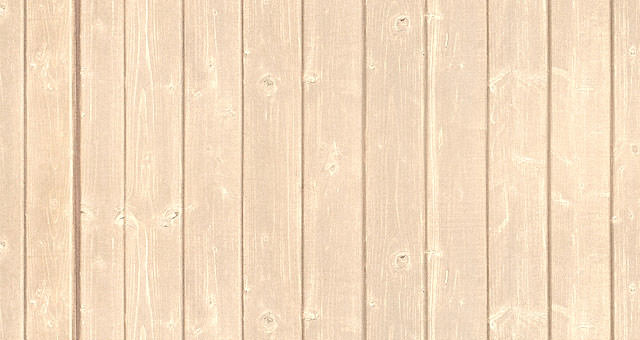
#> input picture vol5-4.png, 640 x 340 px
$ python color_kmeans.py --image vol5-4.png --clusters 3
#> lines starting #> are read from the running program, lines starting #| are printed output that depends on the picture
### utils.py
# importing necessary packages
import numpy as np
import cv2

def centroid_histogram(clt):
	# grab the number of different clusters and create a histogram based on the number of pixels
	# assigned to each cluster
	numLabels = np.arange(0, len(np.unique(clt.labels_)) + 1)
	(hist, _) = np.histogram(clt.labels_, bins = numLabels)

	# normalize the histogram, such that it sums to one
	hist = hist.astype("float")
	hist /= hist.sum()

	# return the histogram
	return hist

def plot_colors(hist, centroids):
	# initialize the bar chart representing the relative frequency of each of the colors
	bar = np.zeros((50, 300, 3), dtype = "uint8")
	startX = 0

	# loop over the percentage of each cluster and the color of each cluster
	for (percent, color) in zip(hist, centroids):
		# plot the relative percentage of each cluster
		endX = startX + (percent * 300)
		cv2.rectangle(bar, (int(startX), 0), (int(endX), 50),
			color.astype("uint8").tolist(), -1)
		startX = endX

	# return the bar chart
	return bar

### color_kmeans.py
# importing necessary packages
from sklearn.cluster import KMeans
import matplotlib.pyplot as plt
import argparse
import utils
import cv2

# construct the argument parser and parse the arguments
ap = argparse.ArgumentParser()
ap.add_argument("-i", "--image", required=True, help = "Path to image")
ap.add_argument("-c", "--clusters", required=True, type=int, help="# of clusters")
args = vars(ap.parse_args())

# load the image and convert it from BGR to RGB so that we can display it with matplotlib
image = cv2.imread(args["image"])
#> image is the input picture: shape (340, 640, 3); mean B, G, R 190.3, 218.3, 242.6
image = cv2.cvtColor(image, cv2.COLOR_BGR2RGB)

# show our image
plt.figure()
plt.axis("off")
plt.imshow(image)

# reshape the image to be a list of pixels
image = image.reshape((image.shape[0] * image.shape[1],3))

# cluster the pixel intensities
clt = KMeans(n_clusters = args["clusters"])
clt.fit(image)

# build a histogram of clusters and then create a figure representing the number of pixels labeled to each color
hist = utils.centroid_histogram(clt)
bar = utils.plot_colors(hist, clt.cluster_centers_)
#> after the loop in plot_colors, `for (percent, color) in zip(hist, centroids):`:
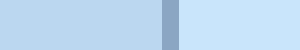
#> bar: shape (50, 300, 3); mean of channels 0, 1, 2 241.9, 217.9, 189.9; drawn as B, G, R

# show our color bart
plt.figure()
plt.axis("off")
plt.imshow(bar)
plt.show()
